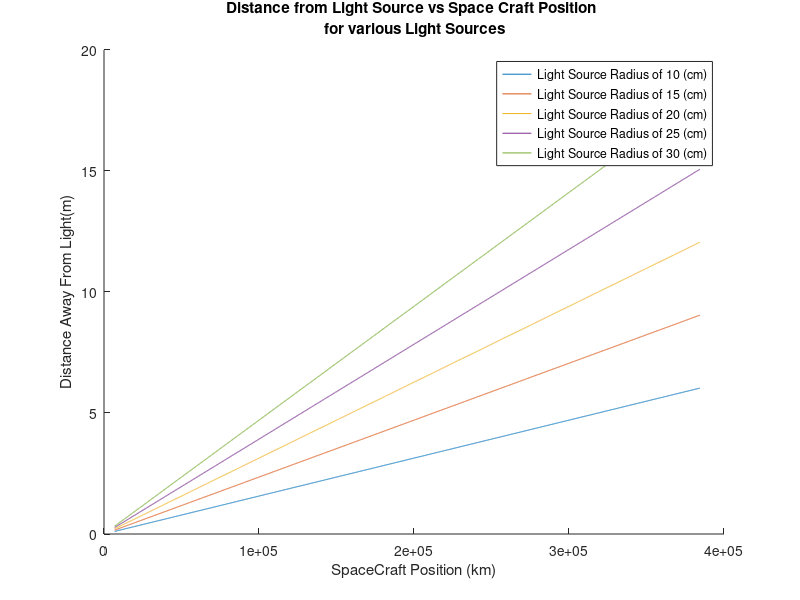

Write the MATLAB code that produced this figure.
% Seth Zegelstein
% 9/9/2016
% ASEN 4018
% Purpose - Conduct Various Feasibility Studies and produce different
% graphs
clear all; close all; clc;

R_Earth = 6378.137e3;  %m
Distance_Earth_Moon = 384400e3; %m

sc_Position = linspace(R_Earth + 500e3, Distance_Earth_Moon, 10000); %km

R_L = linspace(0.1,.3,5); %m

figure;
hold on
for i = 1: length(R_L)
    X(:,i) = R_L(i) * sc_Position ./ R_Earth;
    plot(sc_Position/1000, X(:,i));
    str{i} = ['Light Source Radius of ' num2str(R_L(i)*100) ' (cm)'];
end
legend(str, 'Location', 'Best');
xlabel 'SpaceCraft Position (km)'
ylabel 'Distance Away From Light(m)'
tit = sprintf('Distance from Light Source vs Space Craft Position \n for various Light Sources');
title(tit);



